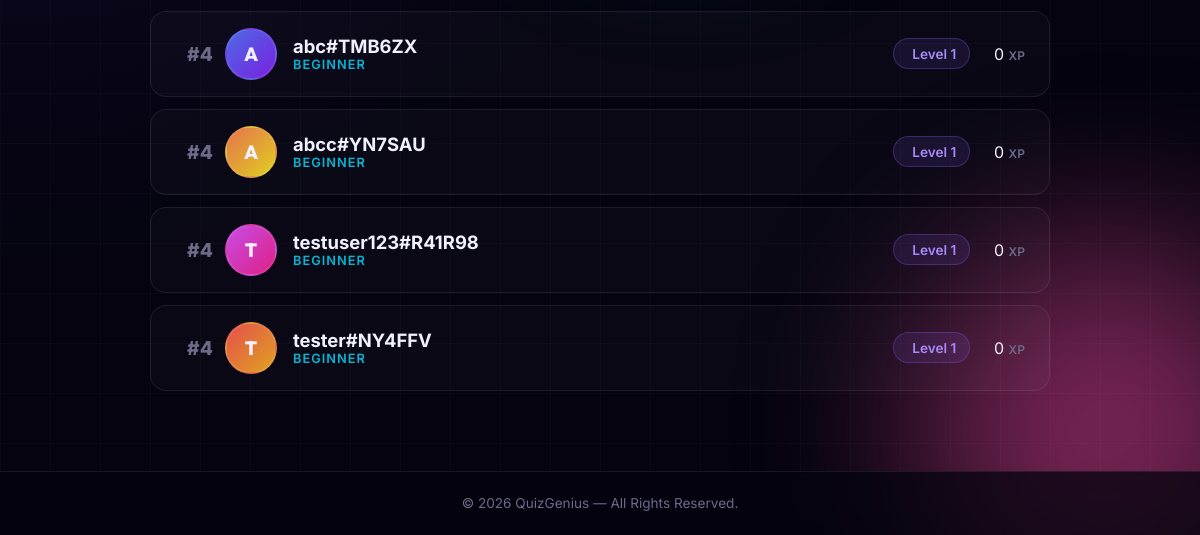
The page /leaderboard (lower part) on the database as committed earlier.
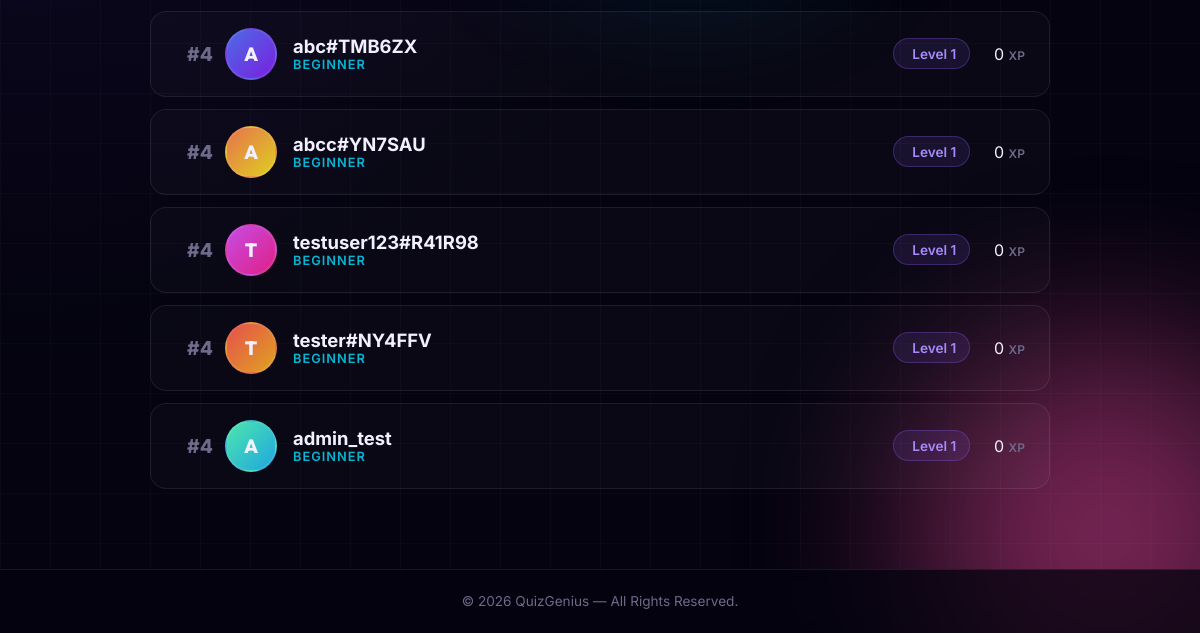
The same page on the database as committed later.
### tables this page shows
CREATE TABLE users (
    id            INTEGER PRIMARY KEY AUTOINCREMENT,
    username      TEXT    NOT NULL UNIQUE,
    email         TEXT    NOT NULL UNIQUE,
    password_hash TEXT    NOT NULL,
    xp            INTEGER NOT NULL DEFAULT 0,
    level         INTEGER NOT NULL DEFAULT 1,
    created_at    TIMESTAMP DEFAULT CURRENT_TIMESTAMP
, avatar_url TEXT, role TEXT DEFAULT 'user');

### backend/routes.py (the view)
@main.route("/leaderboard")
def leaderboard():
    rows = query_db("""
        SELECT u.*,
               RANK() OVER (ORDER BY u.xp DESC) AS rank
        FROM   users u
        ORDER  BY u.xp DESC
        LIMIT  20
        """)
    entries = [dict(r) for r in rows] if rows else []
    for e in entries:
        e["rank_title"] = get_rank_title(e["level"])
    return render_template("leaderboard.html", entries=entries)

### backend/auth.py (called while the page is built, shortened)
def get_current_user() -> User | None:
    user_id = session.get(SESSION_USER_ID)
    if user_id is None:
        return None

### backend/database.py (called while the page is built)
def get_db():
    if "db" not in g:
        db_path = current_app.config["DATABASE_PATH"]
        os.makedirs(os.path.dirname(db_path), exist_ok=True)
        g.db = sqlite3.connect(db_path, detect_types=sqlite3.PARSE_DECLTYPES)
        g.db.row_factory = sqlite3.Row  # rows behave like dicts
    return g.db

def query_db(sql, args=(), one=False):
    cur = get_db().execute(sql, args)
    rv = cur.fetchall()
    cur.close()
    return (rv[0] if rv else None) if one else rv

### backend/gamification.py (called while the page is built)
def get_rank_title(level: int) -> str:
    if level < 3: return "Beginner"
    elif level < 6: return "Learner"
    elif level < 10: return "Challenger"
    elif level < 20: return "Expert"
    elif level < 50: return "Quiz Master"
    else: return "Legend"

### backend/routes.py (called while the page is built)
@main.context_processor
def inject_user():
    return {"current_user": get_current_user()}

### templates/leaderboard.html (shortened to what this page needs)
{% extends "base.html" %}
{% block content %}
<div class="lb-wrapper fade-in" style="padding: 2rem 0;">
    {% if entries %}
        {% set top3 = entries[:3] %}
        <div class="lb-list">
            {% for e in entries %}
            <div class="lb-row {% if current_user and current_user.username == e.username %}is-current-user{% endif %}">
                <div class="lb-row-rank">
                    {% if e.rank == 1 %}<span style="color: var(--gold); font-size: 1.5rem; filter: drop-shadow(0 0 5px rgba(245,158,11,0.5));">🥇</span>
                    {% elif e.rank == 2 %}<span style="color: #94a3b8; font-size: 1.5rem;">🥈</span>
                    {% elif e.rank == 3 %}<span style="color: #cd7c3f; font-size: 1.5rem;">🥉</span>
                    {% else %}#{{ e.rank }}{% endif %}
                </div>
                <div class="lb-row-player">
                    <div class="player-avatar" data-name="{{ e.username }}" style="width: 52px; height: 52px; font-size: 1.2rem; border-width: 2px;">
                        {% if e.avatar_url %}<img src="{{ e.avatar_url }}" alt="Avatar">{% else %}{{ e.username[0]|upper }}{% endif %}
                    </div>
                    <div style="min-width: 0; flex: 1;">
                        <div style="font-size: 1.15rem; font-weight: 700; display: flex; align-items: center; gap: 8px; min-width: 0;">
                            <span style="overflow: hidden; text-overflow: ellipsis; white-space: nowrap;" title="{{ e.username }}">{{ e.username }}</span>
                        </div>
                        <div style="font-size: 0.8rem; color: var(--accent); font-weight: 600; text-transform: uppercase; letter-spacing: 1px;">
                            {{ e.rank_title }}
                        </div>
                    </div>
                </div>
                <div class="lb-row-stats">
                    <span class="badge" style="padding: 0.4rem 0.8rem; font-size: 0.85rem;"> Level {{ e.level }}</span>
                    <div class="lb-xp">{{ e.xp }} <span style="font-size: 0.75rem; color: var(--text-muted); font-weight: 600; text-transform: uppercase;">XP</span></div>
                </div>
            </div>
            {% endfor %}
        </div>
    {% endif %}
</div>
{% endblock %}

### templates/base.html (shortened to what this page needs)
<!DOCTYPE html>
<html lang="en">
<head>
    <link rel="stylesheet" href="{{ url_for('static', filename='css/style.css') }}">
</head>
<body>
    <div class="bg-animation">
        <div class="orb orb-2"></div>
    </div>
    <main class="main-container">
        {% block content %}{% endblock %}
    </main>
    <footer class="site-footer">
        <p>&copy; 2026 QuizGenius &mdash; All Rights Reserved.</p>
    </footer>
</body>
</html>

### static/css/style.css (style rules this page uses)
:root { --bg-darker: #04030f; --bg-dark: #0a0818; --bg-surface: #100e24; --bg-card: rgba(16, 14, 36, 0.7); --primary: #8b5cf6; --primary-light: #a78bfa; --primary-hover: #7c3aed; --primary-glow: rgba(139, 92, 246, 0.45); --primary-glow-sm: rgba(139, 92, 246, 0.2); --secondary: #ec4899; --secondary-glow: rgba(236, 72, 153, 0.35); --accent: #06b6d4; --accent-glow: rgba(6, 182, 212, 0.3); --gold: #f59e0b; --text-main: #f1f0ff; --text-sub: #c4b5fd; --text-muted: #6d6a8a; --text-body: #a89fcc; --glass-bg: rgba(255, 255, 255, 0.04); --glass-bg-hover: rgba(255, 255, 255, 0.08); --glass-border: rgba(255, 255, 255, 0.08); --glass-border-hover: rgba(255, 255, 255, 0.18); --success: #10b981; --success-bg: rgba(16, 185, 129, 0.12); --success-border: rgba(16, 185, 129, 0.3); --warning: #f59e0b; --warning-bg: rgba(245, 158, 11, 0.12); --warning-border: rgba(245, 158, 11, 0.3); --danger: #ef4444; --danger-bg: rgba(239, 68, 68, 0.12); --danger-border: rgba(239, 68, 68, 0.3); --nav-bg: rgba(4, 3, 15, 0.75); --input-bg: rgba(255, 255, 255, 0.05); --input-bg-focus: rgba(255, 255, 255, 0.09); --table-row-bg: rgba(255, 255, 255, 0.025); --table-row-hover: rgba(139, 92, 246, 0.08); --progress-bg: rgba(255, 255, 255, 0.08); --avatar-border: #0a0818; --stat-val-color: #f1f0ff; --card-inner-bg: rgba(0, 0, 0, 0.25); --badge-bg: rgba(139, 92, 246, 0.12); --badge-border: rgba(139, 92, 246, 0.3); --btn-glass-bg: rgba(255, 255, 255, 0.07); --btn-glass-border: rgba(255, 255, 255, 0.15); --btn-glass-text: #f1f0ff; --grad-primary: linear-gradient(135deg, var(--primary), var(--secondary)); --grad-accent: linear-gradient(135deg, var(--accent), var(--primary)); --grad-gold: linear-gradient(135deg, #f59e0b, #ec4899); --grad-bg: radial-gradient(ellipse at top left, #1e1040 0%, #04030f 60%); --radius-sm: 8px; --radius-md: 14px; --radius-lg: 20px; --radius-xl: 28px; --radius-pill: 999px; --shadow-sm: 0 2px 8px rgba(0,0,0,0.3); --shadow-md: 0 8px 32px rgba(0,0,0,0.4); --shadow-lg: 0 16px 48px rgba(0,0,0,0.5); --shadow-glow: 0 0 40px var(--primary-glow); --shadow-glow-sm: 0 0 20px var(--primary-glow-sm); }
*, *::before, *::after { margin: 0; padding: 0; box-sizing: border-box; }
* { scrollbar-width: thin; scrollbar-color: var(--glass-border-hover) transparent; }
html { scroll-behavior: smooth; }
body { font-family: 'Inter', 'Outfit', sans-serif; min-height: 100vh; background: var(--grad-bg); background-color: var(--bg-darker); color: var(--text-main); display: flex; flex-direction: column; overflow-x: hidden; -webkit-font-smoothing: antialiased; font-size: clamp(0.9rem, 1vw + 0.5rem, 1rem); }
p { color: var(--text-body); line-height: 1.7; margin-bottom: 1rem; }
.bg-animation { position: fixed; inset: 0; z-index: -1; overflow: hidden; background: var(--grad-bg); }
.bg-animation::after { content: ''; position: absolute; inset: 0; background-image: linear-gradient(rgba(255,255,255,0.025) 1px, transparent 1px), linear-gradient(90deg, rgba(255,255,255,0.025) 1px, transparent 1px); background-size: 50px 50px; pointer-events: none; }
.orb { position: absolute; border-radius: 50%; filter: blur(90px); opacity: 0.5; will-change: transform; animation: orbDrift 18s ease-in-out infinite alternate; }
.orb-2 { width: 380px; height: 380px; background: var(--secondary); bottom: -5%; right: -8%; animation-delay: -6s; }
.main-container { flex: 1; padding: 88px 5% 48px; max-width: 1300px; margin: 0 auto; width: 100%; display: flex; flex-direction: column; }
.badge { display: inline-flex; align-items: center; gap: 5px; padding: 0.3rem 0.8rem; background: var(--badge-bg); border: 1px solid var(--badge-border); border-radius: var(--radius-pill); font-size: 0.8rem; font-weight: 600; color: var(--primary-light); transition: transform 0.25s, box-shadow 0.25s; }
.player-avatar { width: 38px; height: 38px; border-radius: 50%; background: var(--grad-primary); display: flex; align-items: center; justify-content: center; font-size: 0.95rem; font-weight: 800; border: 2px solid var(--glass-border); overflow: hidden; flex-shrink: 0; font-family: 'Outfit', sans-serif; }
.fade-in { animation: fadeUp 0.7s cubic-bezier(.4,0,.2,1) forwards; opacity: 0; }
.site-footer { padding: 1.25rem 5%; color: var(--text-muted); font-size: 0.85rem; text-align: center; border-top: 1px solid var(--glass-border); background: var(--nav-bg); backdrop-filter: blur(10px); }
.site-footer p { margin-bottom: 0; color: var(--text-muted); }

Rows that differ between the two databases and show on the page:
added users: rank "4", username "A", username "admin_test", rank_title "BEGINNER", level "1", xp "0"
